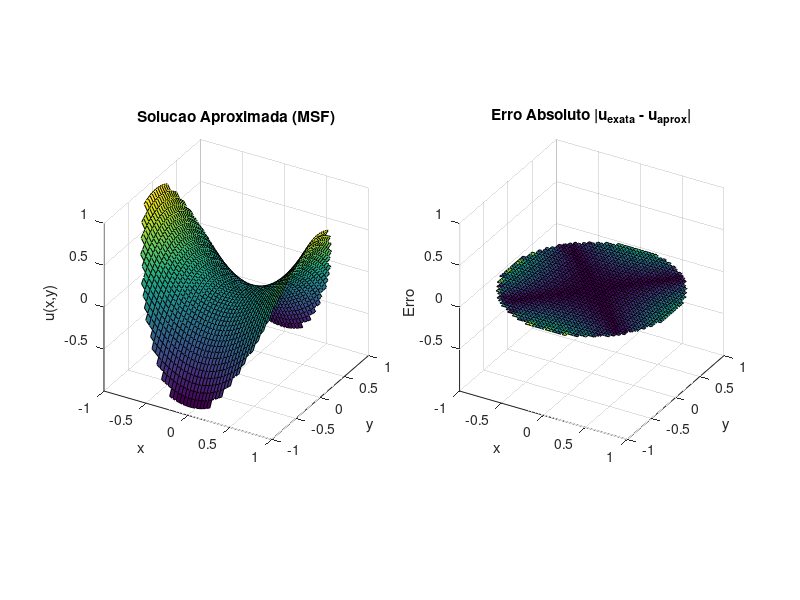

Reproduce this figure in MATLAB.
% -------------------------------------------------------------------
% Arquivo: msf_laplace_circle.m
% Descricao: Solucao da Equacao de Laplace no disco unitario
%            via Metodo das Solucoes Fundamentais (MSF).
% -------------------------------------------------------------------
clear; clc; close all;

%% --- Definicoes do Problema ---
N = 30; % Numero de pontos de contorno e de fontes
R_dominio = 1.0; % Raio do dominio (disco)
R_fonte = 2.0;   % Raio do circulo das fontes ficticias

% Solucao Fundamental 2D e Solucao Exata
G = @(p1, p2) -1/(2*pi) * log(norm(p1-p2));
u_exata = @(x,y) x.^2 - y.^2;

%% --- Geracao dos Pontos ---
theta = linspace(0, 2*pi, N+1)'; % N+1 para nao repetir o ultimo ponto
theta = theta(1:end-1); % Remove o ultimo ponto duplicado

% Pontos de Colocacao (na fronteira do dominio)
colloc_pts = R_dominio * [cos(theta), sin(theta)];

% Pontos Fonte (na fronteira ficticia)
source_pts = R_fonte * [cos(theta), sin(theta)];

%% --- Montagem do Sistema Linear A*c = b ---
A = zeros(N, N);
for i = 1:N
    for j = 1:N
        A(i,j) = G(colloc_pts(i,:), source_pts(j,:));
    end
end

% Vetor b com as condicoes de contorno
b = u_exata(colloc_pts(:,1), colloc_pts(:,2));

%% --- Resolucao e Analise de Erro ---
c = A \ b; % Coeficientes da combinacao linear

% Funcao para avaliar a solucao do MSF em qualquer ponto (x,y)
u_msf = @(x,y,sources,coeffs) ...
    arrayfun(@(px,py) sum(coeffs .* -log(sqrt((px-sources(:,1)).^2 + (py-sources(:,2)).^2)) / (2*pi)), x, y);

% Criar uma malha de pontos internos para testar o erro
[X, Y] = meshgrid(linspace(-R_dominio, R_dominio, 51));
R_test = sqrt(X.^2 + Y.^2);
interior_mask = R_test < 0.999; % Apenas pontos estritamente dentro do disco

X_int = X(interior_mask);
Y_int = Y(interior_mask);

% Avaliar solucoes e erro nos pontos internos
U_aprox_vals = u_msf(X_int, Y_int, source_pts, c);
U_exata_vals = u_exata(X_int, Y_int);
erro_abs = abs(U_aprox_vals - U_exata_vals);
rmse = sqrt(mean(erro_abs.^2));

fprintf('--- Analise de Erro do MSF ---\n');
fprintf('Numero de pontos (N): %d\n', N);
fprintf('Raio das fontes (Rs): %.1f\n', R_fonte);
fprintf('Erro Maximo Absoluto no interior: %e\n', max(erro_abs));
fprintf('Erro Quadratico Medio (RMSE) no interior: %e\n\n', rmse);

%% --- Plotagem dos Resultados ---
figure('Position', [100, 100, 1200, 500]);
% Plot da solucao aproximada
subplot(1, 2, 1);
U_plot = nan(size(X));
U_plot(interior_mask) = u_msf(X_int, Y_int, source_pts, c);
surf(X, Y, U_plot);
title('Solucao Aproximada (MSF)');
xlabel('x'); ylabel('y'); zlabel('u(x,y)');
axis equal; view(30, 30);

% Plot do erro absoluto
subplot(1, 2, 2);
Erro_plot = nan(size(X));
Erro_plot(interior_mask) = erro_abs;
surf(X, Y, Erro_plot);
title('Erro Absoluto |u_{exata} - u_{aprox}|');
xlabel('x'); ylabel('y'); zlabel('Erro');
axis equal; view(30, 30);